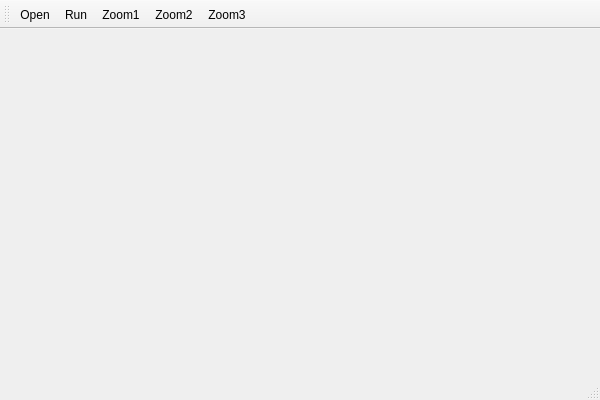
<?xml version="1.0" encoding="UTF-8"?>
<ui version="4.0">
 <class>QtImageDemoClass</class>
 <widget class="QMainWindow" name="QtImageDemoClass">
  <property name="geometry">
   <rect>
    <x>0</x>
    <y>0</y>
    <width>600</width>
    <height>400</height>
   </rect>
  </property>
  <property name="windowTitle">
   <string>QtImageDemo</string>
  </property>
  <widget class="QWidget" name="centralWidget"/>
  <widget class="QMenuBar" name="menuBar">
   <property name="geometry">
    <rect>
     <x>0</x>
     <y>0</y>
     <width>600</width>
     <height>23</height>
    </rect>
   </property>
  </widget>
  <widget class="QToolBar" name="mainToolBar">
   <attribute name="toolBarArea">
    <enum>TopToolBarArea</enum>
   </attribute>
   <attribute name="toolBarBreak">
    <bool>false</bool>
   </attribute>
   <addaction name="acOpen"/>
   <addaction name="acRun"/>
   <addaction name="acZoom1"/>
   <addaction name="acZoom2"/>
   <addaction name="acZoom3"/>
  </widget>
  <widget class="QStatusBar" name="statusBar"/>
  <action name="acRun">
   <property name="text">
    <string>Run</string>
   </property>
  </action>
  <action name="acZoom1">
   <property name="text">
    <string>Zoom1</string>
   </property>
   <property name="toolTip">
    <string>Zoom1</string>
   </property>
  </action>
  <action name="acZoom2">
   <property name="text">
    <string>Zoom2</string>
   </property>
  </action>
  <action name="acZoom3">
   <property name="text">
    <string>Zoom3</string>
   </property>
  </action>
  <action name="acOpen">
   <property name="text">
    <string>Open</string>
   </property>
  </action>
 </widget>
 <layoutdefault spacing="6" margin="11"/>
 <resources>
  <include location="qtimagedemo.qrc"/>
 </resources>
 <connections/>
</ui>
